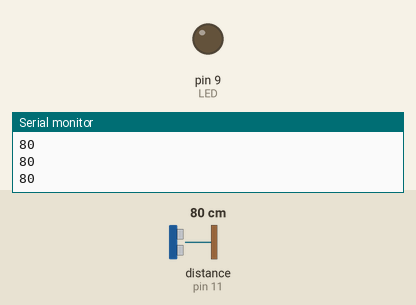
This sketch was run on a simulated Arduino Uno, built with avr-gcc and run on an emulated ATmega328P. Parts: output pins drawn as LEDs (lit = HIGH), the last lines printed to the serial monitor. Wiring (inferred from the names in the program): ultrasonic range finder: trigger pin 10; echo pin 11. Dashed ring = blinking. The test bench sets the inputs (shaded band); at power-on: distance to the obstacle (sensor on pin 11) 80 cm. The echo pulse lasts 58.3 µs per cm; pins used as bus, display or sensor lines are not drawn.

Above: at 1.2 s.
1.3 s: distance to the obstacle (sensor on pin 11) set to 46 cm
2.8 s: distance to the obstacle (sensor on pin 11) set to 36 cm
At 3.2 s:
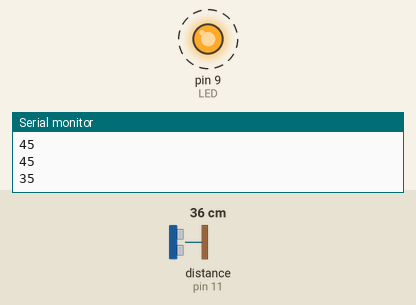
5.8 s: distance to the obstacle (sensor on pin 11) set to 7 cm
At 6.5 s:
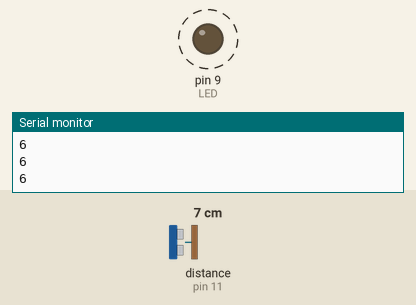
8.8 s: distance to the obstacle (sensor on pin 11) set to 4 cm
At 9.3 s:
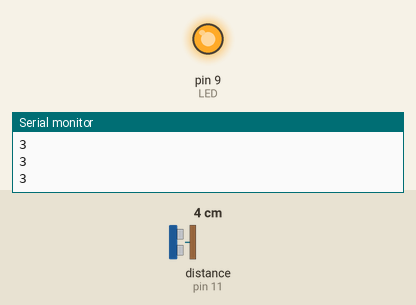
10.3 s: distance to the obstacle (sensor on pin 11) set to 35 cm
At 11.7 s:
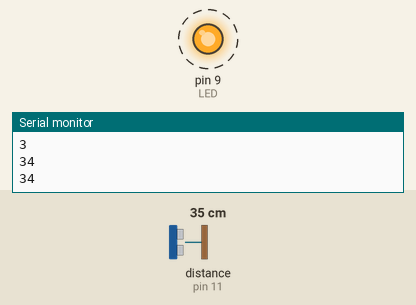
Timing chart, 0 to 14.3 s (numbered marks = the images above; inputs shaded):
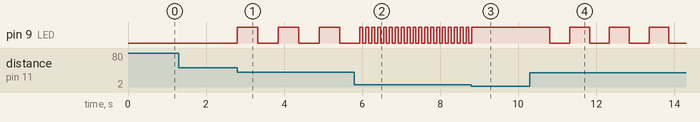

The sketch:

03_ultrasonic_blink_speed.ino
```cpp
// 03 - Ultrasonic distance controls blink speed (with live calibration readout)
// HC-SR04: VCC -> 5V, GND -> GND, TRIG -> pin 10, ECHO -> pin 11
// LED: pin 9 -> 220ohm -> LED -> GND
//
// HOW TO CALIBRATE:
// Open the Serial Monitor (9600 baud). It prints the live distance in cm.
// Move your hand toward the sensor and note the closest and farthest
// readings you care about. Put those numbers into NEAR_CM and FAR_CM below,
// then re-upload. No separate calibration sketch needed.

const int TRIG = 10;                    // ping-out pin
const int ECHO = 11;                    // echo-in pin
const int LED  = 9;                     // LED pin

const int NEAR_CM = 5;                  // at/under this distance -> LED stays solid on
const int FAR_CM  = 40;                 // beyond this distance -> LED off

void setup() {                          // runs once at startup
  pinMode(TRIG, OUTPUT);                // TRIG sends out
  pinMode(ECHO, INPUT);                 // ECHO reads in
  pinMode(LED, OUTPUT);                 // LED pin sends out
  Serial.begin(9600);                   // open Serial Monitor at 9600
}

long readDistanceCM() {                 // helper: returns distance in cm (or -1 if nothing detected)
  digitalWrite(TRIG, LOW);              // trigger off to start clean
  delayMicroseconds(2);                 // tiny settle pause
  digitalWrite(TRIG, HIGH);             // start the ping
  delayMicroseconds(10);                // hold 10 microseconds
  digitalWrite(TRIG, LOW);              // stop the ping
  long duration = pulseIn(ECHO, HIGH, 30000); // time the echo (give up after 30ms)
  if (duration == 0) return -1;         // nothing came back
  return duration * 0.0343 / 2;         // convert time to centimeters
}

void loop() {                           // runs forever
  long cm = readDistanceCM();           // measure distance
  Serial.println(cm);                   // print it live -> this is your calibration readout

  if (cm < 0 || cm > FAR_CM) {          // nothing there, or too far away
    digitalWrite(LED, LOW);             // LED off
    return;                             // start the loop over
  }
  if (cm <= NEAR_CM) {                  // very close
    digitalWrite(LED, HIGH);            // LED solid on
    return;                             // done for this loop
  }
  // in between NEAR and FAR: closer = slower blink
  int blinkDelay = map(cm, NEAR_CM, FAR_CM, 60, 600); // turn distance into a blink delay in ms
  digitalWrite(LED, HIGH);              // LED on
  delay(blinkDelay);                    // wait (longer when closer)
  digitalWrite(LED, LOW);               // LED off
  delay(blinkDelay);                    // wait the same amount, then loop repeats
}
```

Measured:
- the behaviour switches between 42 and 41 cm on distance to the obstacle (sensor on pin 11) (found by bisection; images 0 and 1)
- the behaviour switches between 6 and 5 cm on distance to the obstacle (sensor on pin 11) (found by bisection; images 2 and 3)
- after the input at 2.8 s, pin 9 (LED): alternates HIGH for 0.52 s and LOW for 0.52 s, starting at once
- after the input at 5.8 s, pin 9 (LED): alternates HIGH for 0.08 s and LOW for 0.08 s, starting after 0.22 s
- after the input at 8.8 s, pin 9 (LED): goes on until 8.8 s, then stays HIGH
- after the input at 10.3 s, pin 9 (LED): alternates HIGH for 0.51 s and LOW for 0.51 s, starting after 0.51 s
